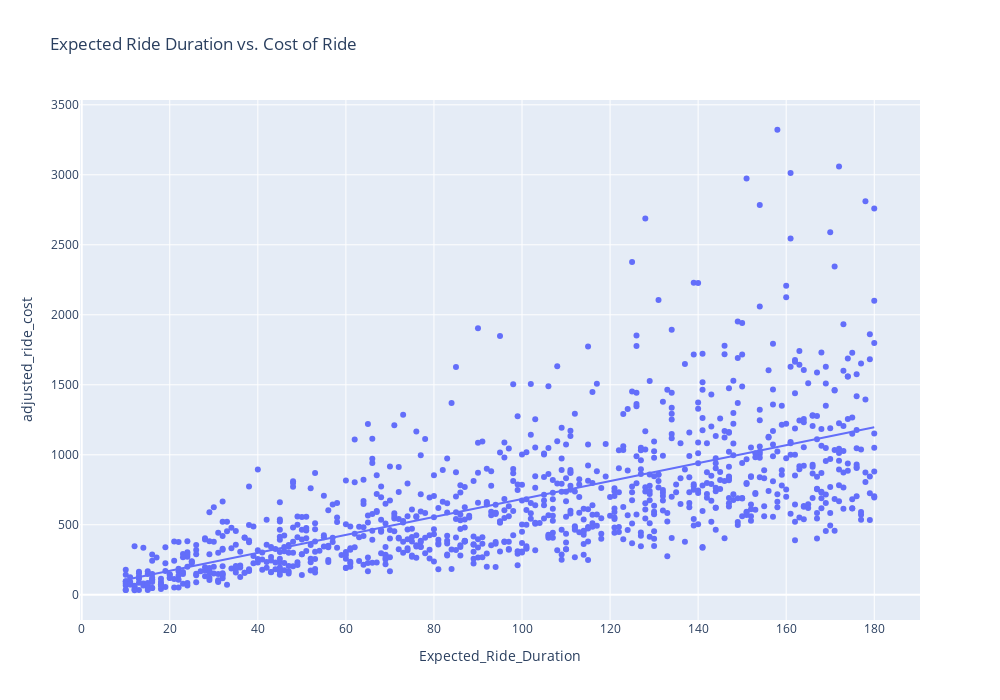

The notebook cell saved with this chart:
### Markdown cell above
Now let’s have a look at the relationship between the expected ride duration and the cost of the ride based on the dynamic pricing strategy:

### Code cell
fig = px.scatter(data, 
                 x='Expected_Ride_Duration', 
                 y='adjusted_ride_cost',
                 title='Expected Ride Duration vs. Cost of Ride', 
                 trendline='ols',
                 height=700, width=1000)
fig.show()

### Figure 1 — Plotly figure (JSON) as saved in the notebook; plotly's stock layout.template omitted (floating-point values rounded to 4 significant figures; data arrays with more than 128 entries replaced by an {"elided": "..."} marker saying what was removed)
{"data": [{"hovertemplate": "Expected_Ride_Duration=%{x}<br>adjusted_ride_cost=%{y}<extra></extra>", "legendgroup": "", "marker": {"color": "#636efa", "symbol": "circle"}, "mode": "markers", "name": "", "orientation": "v", "showlegend": false, "type": "scatter", "x": {"elided": "1000 int values"}, "xaxis": "x", "y": {"elided": "1000 float values"}, "yaxis": "y"}, {"hovertemplate": "<b>OLS trendline</b><br>adjusted_ride_cost = 6.41066 * Expected_Ride_Duration + 42.715<br>R<sup>2</sup>=0.426517<br><br>Expected_Ride_Duration=%{x}<br>adjusted_ride_cost=%{y} <b>(trend)</b><extra></extra>", "legendgroup": "", "marker": {"color": "#636efa", "symbol": "circle"}, "mode": "lines", "name": "", "showlegend": false, "type": "scatter", "x": {"elided": "1000 int values"}, "xaxis": "x", "y": {"elided": "1000 float values"}, "yaxis": "y"}], "layout": {"height": 700, "legend": {"tracegroupgap": 0}, "title": {"text": "Expected Ride Duration vs. Cost of Ride"}, "width": 1000, "xaxis": {"anchor": "y", "autorange": true, "domain": [0, 1], "range": [-0.3908, 190.4], "title": {"text": "Expected_Ride_Duration"}, "type": "linear"}, "yaxis": {"anchor": "x", "autorange": true, "domain": [0, 1], "range": [-180.2, 3534.0], "title": {"text": "adjusted_ride_cost"}, "type": "linear"}}}
